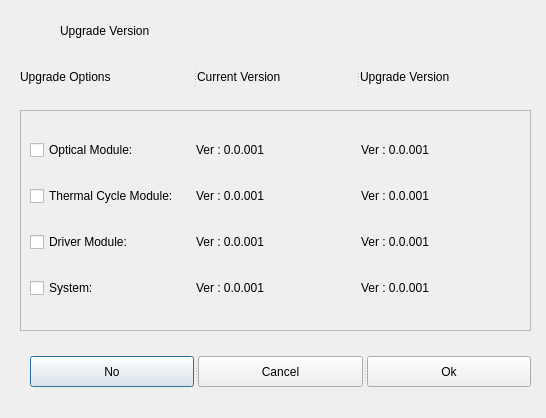
<?xml version="1.0" encoding="UTF-8"?>
<ui version="4.0">
 <class>FirmwareDialog</class>
 <widget class="QDialog" name="FirmwareDialog">
  <property name="geometry">
   <rect>
    <x>0</x>
    <y>0</y>
    <width>546</width>
    <height>418</height>
   </rect>
  </property>
  <property name="windowTitle">
   <string>Dialog</string>
  </property>
  <widget class="QLabel" name="label">
   <property name="geometry">
    <rect>
     <x>60</x>
     <y>20</y>
     <width>381</width>
     <height>21</height>
    </rect>
   </property>
   <property name="text">
    <string>Upgrade Version </string>
   </property>
  </widget>
  <widget class="QFrame" name="frame">
   <property name="geometry">
    <rect>
     <x>20</x>
     <y>110</y>
     <width>511</width>
     <height>221</height>
    </rect>
   </property>
   <property name="frameShape">
    <enum>QFrame::StyledPanel</enum>
   </property>
   <property name="frameShadow">
    <enum>QFrame::Raised</enum>
   </property>
   <layout class="QGridLayout" name="gridLayout">
    <item row="0" column="0">
     <widget class="QCheckBox" name="checkBox">
      <property name="text">
       <string>Optical Module:</string>
      </property>
     </widget>
    </item>
    <item row="0" column="1">
     <widget class="QLabel" name="label_2">
      <property name="text">
       <string>Ver : 0.0.001</string>
      </property>
     </widget>
    </item>
    <item row="0" column="2">
     <widget class="QLabel" name="label_3">
      <property name="text">
       <string>Ver : 0.0.001</string>
      </property>
     </widget>
    </item>
    <item row="1" column="0">
     <widget class="QCheckBox" name="checkBox_2">
      <property name="text">
       <string>Thermal Cycle Module:</string>
      </property>
     </widget>
    </item>
    <item row="1" column="1">
     <widget class="QLabel" name="label_4">
      <property name="text">
       <string>Ver : 0.0.001</string>
      </property>
     </widget>
    </item>
    <item row="1" column="2">
     <widget class="QLabel" name="label_5">
      <property name="text">
       <string>Ver : 0.0.001</string>
      </property>
     </widget>
    </item>
    <item row="2" column="0">
     <widget class="QCheckBox" name="checkBox_3">
      <property name="text">
       <string>Driver Module:</string>
      </property>
     </widget>
    </item>
    <item row="2" column="1">
     <widget class="QLabel" name="label_7">
      <property name="text">
       <string>Ver : 0.0.001</string>
      </property>
     </widget>
    </item>
    <item row="2" column="2">
     <widget class="QLabel" name="label_6">
      <property name="text">
       <string>Ver : 0.0.001</string>
      </property>
     </widget>
    </item>
    <item row="3" column="0">
     <widget class="QCheckBox" name="checkBox_4">
      <property name="text">
       <string>System:</string>
      </property>
     </widget>
    </item>
    <item row="3" column="1">
     <widget class="QLabel" name="label_9">
      <property name="text">
       <string>Ver : 0.0.001</string>
      </property>
     </widget>
    </item>
    <item row="3" column="2">
     <widget class="QLabel" name="label_8">
      <property name="text">
       <string>Ver : 0.0.001</string>
      </property>
     </widget>
    </item>
   </layout>
  </widget>
  <widget class="QSplitter" name="splitter">
   <property name="geometry">
    <rect>
     <x>20</x>
     <y>56</y>
     <width>511</width>
     <height>41</height>
    </rect>
   </property>
   <property name="orientation">
    <enum>Qt::Horizontal</enum>
   </property>
   <widget class="QLabel" name="label_10">
    <property name="text">
     <string>Upgrade Options</string>
    </property>
   </widget>
   <widget class="QLabel" name="label_11">
    <property name="text">
     <string>Current Version</string>
    </property>
   </widget>
   <widget class="QLabel" name="label_12">
    <property name="text">
     <string>Upgrade Version</string>
    </property>
   </widget>
  </widget>
  <widget class="QSplitter" name="splitter_2">
   <property name="geometry">
    <rect>
     <x>30</x>
     <y>356</y>
     <width>501</width>
     <height>31</height>
    </rect>
   </property>
   <property name="orientation">
    <enum>Qt::Horizontal</enum>
   </property>
   <widget class="QPushButton" name="pushButton">
    <property name="text">
     <string>No</string>
    </property>
   </widget>
   <widget class="QPushButton" name="pushButton_3">
    <property name="text">
     <string>Cancel</string>
    </property>
   </widget>
   <widget class="QPushButton" name="pushButton_2">
    <property name="text">
     <string>Ok</string>
    </property>
   </widget>
  </widget>
 </widget>
 <resources/>
 <connections/>
</ui>
